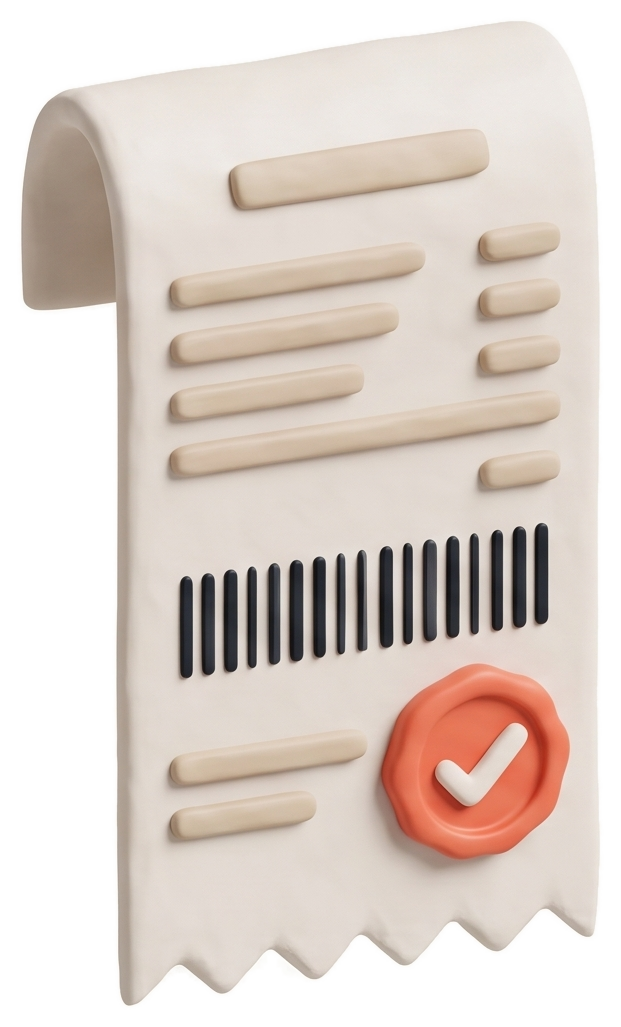
#> input picture marketing/leo-animado/abertura-mes-2026-10-01/assets/comprovante.png, 621 x 1027 px
$ python split_pecas.py
#> lines starting #> are read from the running program, lines starting #| are printed output that depends on the picture; after the words box and inside, x2 and y2 are one past the last pixel; in counts of white or black regions, pixels touching at a corner belong together
# Separa peças pra animar: selo coral do comprovante (e papel sem selo, com inpaint) e as 2 estrelas da lua.
import numpy as np, cv2
from PIL import Image
def save(arr, nome): Image.fromarray(arr, "RGBA").save(nome); print(nome, arr.shape)

# --- selo do comprovante
c = np.array(Image.open("comprovante.png")); rgb = c[..., :3].astype(np.int32); a = c[..., 3]
#> further down, c is the input picture: shape (1027, 621, 4); mean R, G, B, A 219.9, 207.7, 199, 183.4
hsv = cv2.cvtColor(c[..., :3], cv2.COLOR_RGB2HSV).astype(np.int32)
coral = (a > 128) & (hsv[..., 1] > 90) & ((hsv[..., 0] < 14) | (hsv[..., 0] > 170)) & (hsv[..., 2] > 120)
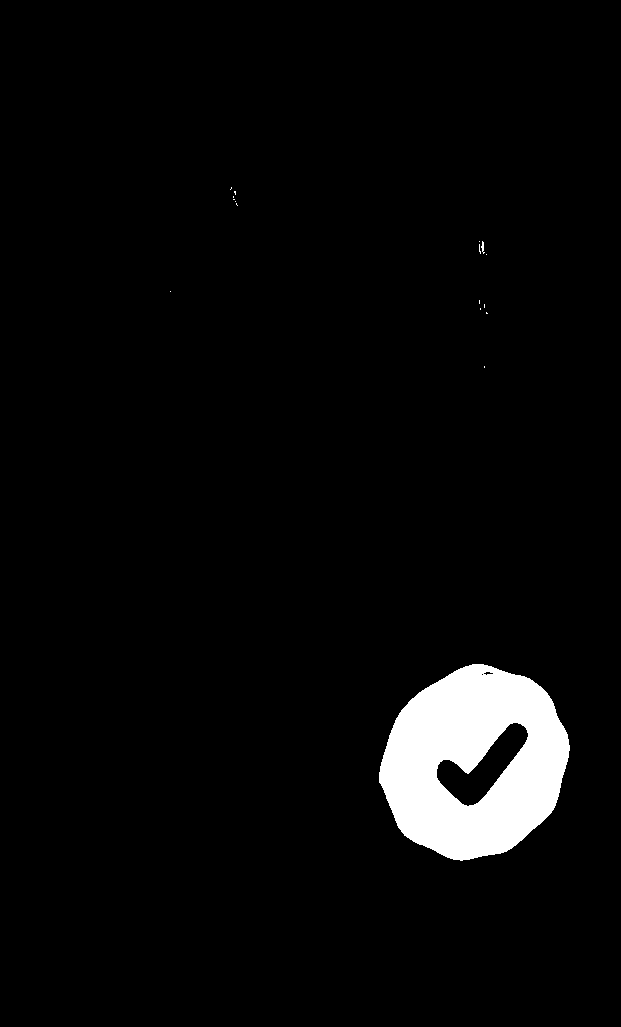
#> coral: shape (1027, 621) bool; 3.9% white; 17 white regions (15 under 20 px), largest, box (x1, y1, x2, y2) and area: (379, 664, 570, 861) 24985, (481, 241, 485, 254) 25
n, lab, st, cen = cv2.connectedComponentsWithStats(coral.astype(np.uint8))
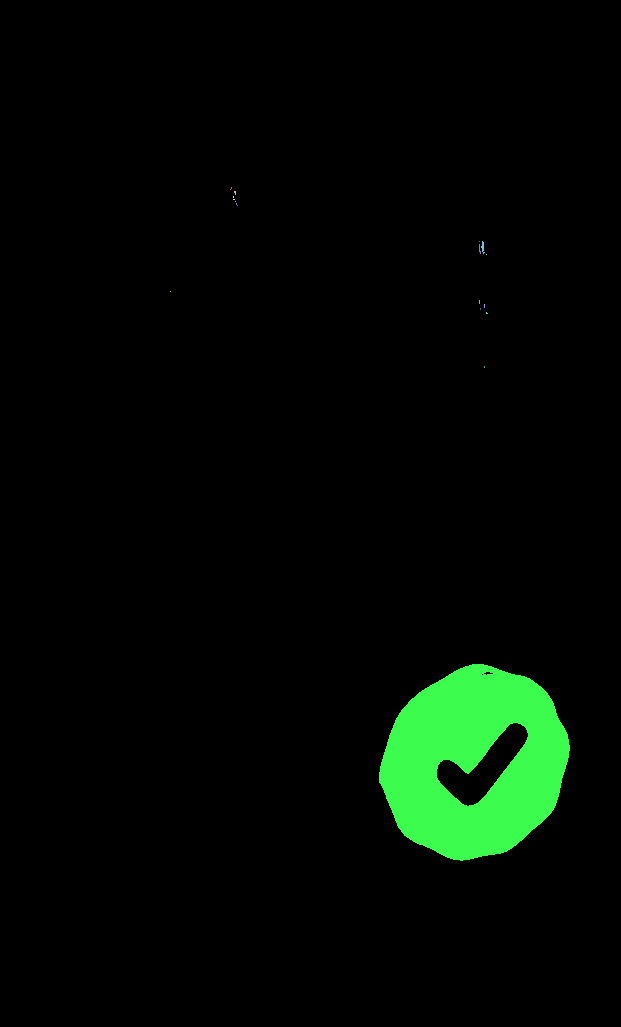
#> lab: shape (1027, 621) int32; 18 distinct labels, from 0 to 17; one colour per label, 0 black
#> n = 18; st = 18 rows, first 6: [0, 0, 621, 1027, 612711], [230, 187, 2, 3, 3], [234, 191, 2, 4, 6], [233, 196, 1, 2, 2], [233, 199, 2, 1, 2], [235, 201, 1, 1, 1]; cen = 18 rows, first 8: [303.3, 502.9], [230.7, 188], [234.7, 192.2], [233, 196.5], [233.5, 199], [235, 201], [236.3, 204], [479, 241]
k = 1 + np.argmax(st[1:, cv2.CC_STAT_AREA]); cx, cy = cen[k]
#> after `k = 1 + np.argmax(st[1:, cv2.CC_STAT_AREA])`: k = 17
#> after `cx, cy = cen[k]`: cx = 473.4; cy = 761.9
selo = (lab == k).astype(np.uint8)
#> selo: shape (1027, 621); values 0 (black) and 1 (white), 3.9% white; 1 white region, box (x1, y1, x2, y2) and area: (379, 664, 570, 861) 24985
# preenche o check branco por dentro e engorda 3 px pra pegar a sombra da borda
n2, lab2 = cv2.connectedComponents(1 - selo)
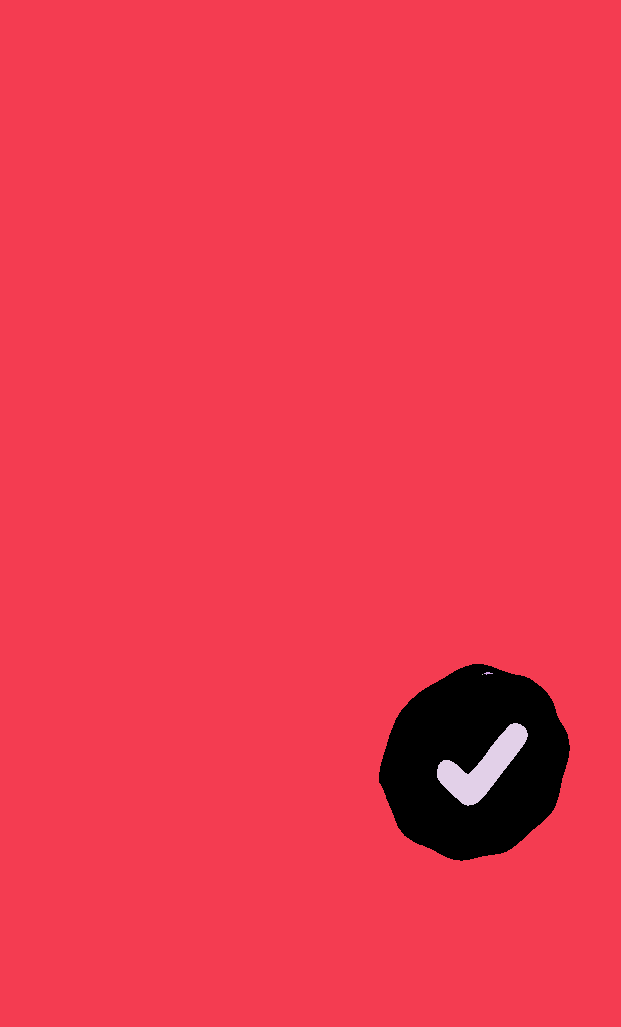
#> lab2: shape (1027, 621) int32; 5 distinct labels, from 0 to 4; one colour per label, 0 black
#> n2 = 5
fora = lab2[0, 0]; selo = (lab2 != fora).astype(np.uint8)
#> after `fora = lab2[0, 0]`: fora = 1
#> after `selo = (lab2 != fora).astype(np.uint8)`: selo: shape (1027, 621); values 0 (black) and 1 (white), 4.4% white; 1 white region, box (x1, y1, x2, y2) and area: (379, 664, 570, 861) 28006
selo = cv2.dilate(selo, np.ones((7, 7), np.uint8))
#> selo: shape (1027, 621); values 0 (black) and 1 (white), 4.8% white; 1 white region, box (x1, y1, x2, y2) and area: (376, 661, 573, 864) 30370
x, y, w, h = cv2.boundingRect(selo); m = 6
#> after `x, y, w, h = cv2.boundingRect(selo)`: x = 376; y = 661; w = 197; h = 203
x0, y0, x1, y1 = x - m, y - m, x + w + m, y + h + m
#> x0 = 370; y0 = 655; x1 = 579; y1 = 870
alfa = cv2.GaussianBlur(selo.astype(np.float32), (5, 5), 1.2) * (a / 255.0)
sp = np.dstack([c[y0:y1, x0:x1, :3], (alfa[y0:y1, x0:x1] * 255).astype(np.uint8)])
save(sp, "selo.png")
#| selo.png (215, 209, 4)
# papel sem o selo: inpaint na área (engordada)
mask = cv2.dilate(selo, np.ones((13, 13), np.uint8)) * 255
#> mask: shape (1027, 621); 5.5% white; 1 white region, box (x1, y1, x2, y2) and area: (370, 655, 579, 870) 35314
limpo = cv2.inpaint(c[..., :3], mask, 9, cv2.INPAINT_TELEA)
save(np.dstack([limpo, a]), "comprovante-sem-selo.png")
#| comprovante-sem-selo.png (1027, 621, 4)
print("selo centro no comprovante:", round(cx), round(cy), "bbox", x0, y0, x1 - x0, y1 - y0)
#| selo centro no comprovante: 473 762 bbox 370 655 209 215

# --- estrelas da lua
l = np.array(Image.open("lua.png")); a = l[..., 3]
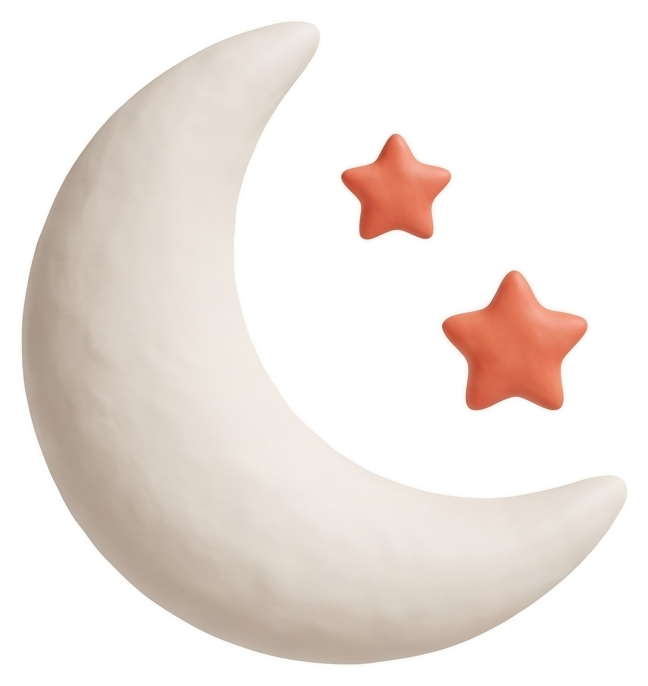
#> input picture marketing/leo-animado/abertura-mes-2026-10-01/assets/lua.png, 648 x 686 px
#> further down, l is the input picture: shape (686, 648, 4); mean R, G, B, A 235, 225.7, 218.5, 109.7
n, lab, st, cen = cv2.connectedComponentsWithStats((a > 100).astype(np.uint8))
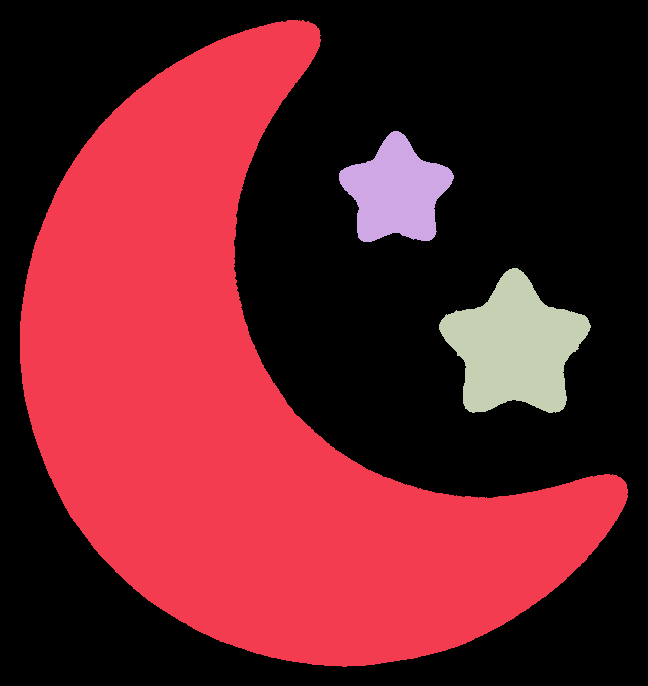
#> lab: shape (686, 648) int32; 4 distinct labels, from 0 to 3; one colour per label, 0 black
#> n = 4; st = [[0, 0, 648, 686, 252874], [20, 20, 608, 647, 170582], [339, 131, 115, 111, 7820], [439, 268, 152, 145, 13252]]; cen = [[365, 303], [243.9, 407.7], [395.8, 191.3], [514.2, 346.7]]
ordem = np.argsort(-st[1:, cv2.CC_STAT_AREA]) + 1
#> ordem = [1, 3, 2]
lua_k, estrelas = ordem[0], ordem[1:3]
#> lua_k = 1; estrelas = [3, 2]
base = l.copy(); base[..., 3] = np.where(cv2.dilate((lab == lua_k).astype(np.uint8), np.ones((9, 9), np.uint8)) > 0, a, 0)
#> after `base[..., 3] = np.where(cv2.dilate((lab == lua_k).astype(np.uint8), np`:
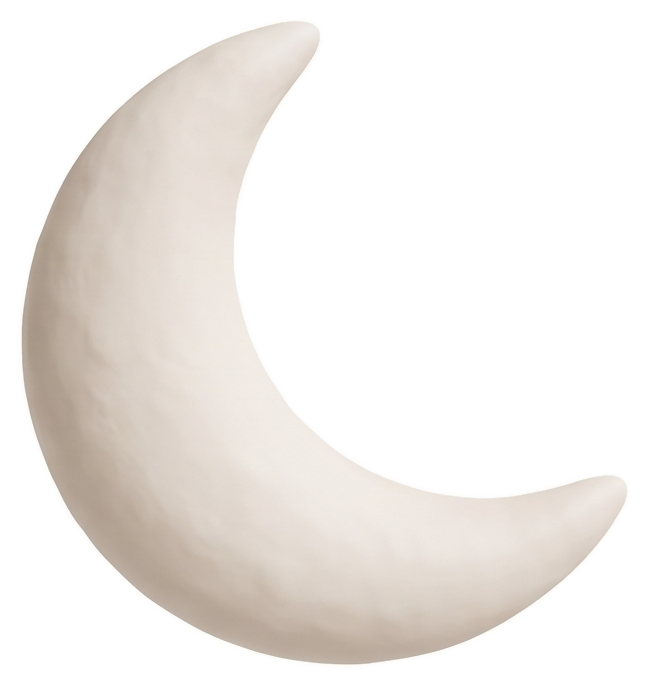
#> base: shape (686, 648, 4); 5.34% of pixels changed, all inside (x1, y1, x2, y2) = (336, 129, 593, 415); transparent parts drawn white
save(base, "lua-sem-estrelas.png")
#| lua-sem-estrelas.png (686, 648, 4)
for i, k in enumerate(sorted(estrelas, key=lambda k: cen[k][1])):
    x, y, w, h = st[k][:4]; m = 8
    s = l[y - m:y + h + m, x - m:x + w + m].copy()
    keep = cv2.dilate((lab[y - m:y + h + m, x - m:x + w + m] == k).astype(np.uint8), np.ones((9, 9), np.uint8))
    s[..., 3] = s[..., 3] * keep
    save(s, f"estrela{i + 1}.png"); print(f"estrela{i + 1} centro na lua:", round(cen[k][0]), round(cen[k][1]))
#> this loop made 2 passes
#> (k, x, y, w, h, m) on passes 1 to 2: (2, 339, 131, 115, 111, 8), (3, 439, 268, 152, 145, 8)
#| estrela1.png (127, 131, 4)
#| estrela1 centro na lua: 396 191
#| estrela2.png (161, 168, 4)
#| estrela2 centro na lua: 514 347
#> pass 2, `keep = cv2.dilate((lab[y - m:y + h + m, x - m:x + w + m] == k).astype(..`:
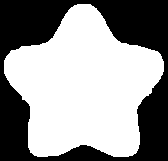
#> keep: shape (161, 168); values 0 (black) and 1 (white), 58.6% white; 1 black region, box (x1, y1, x2, y2) and area: (0, 0, 168, 161) 11203
